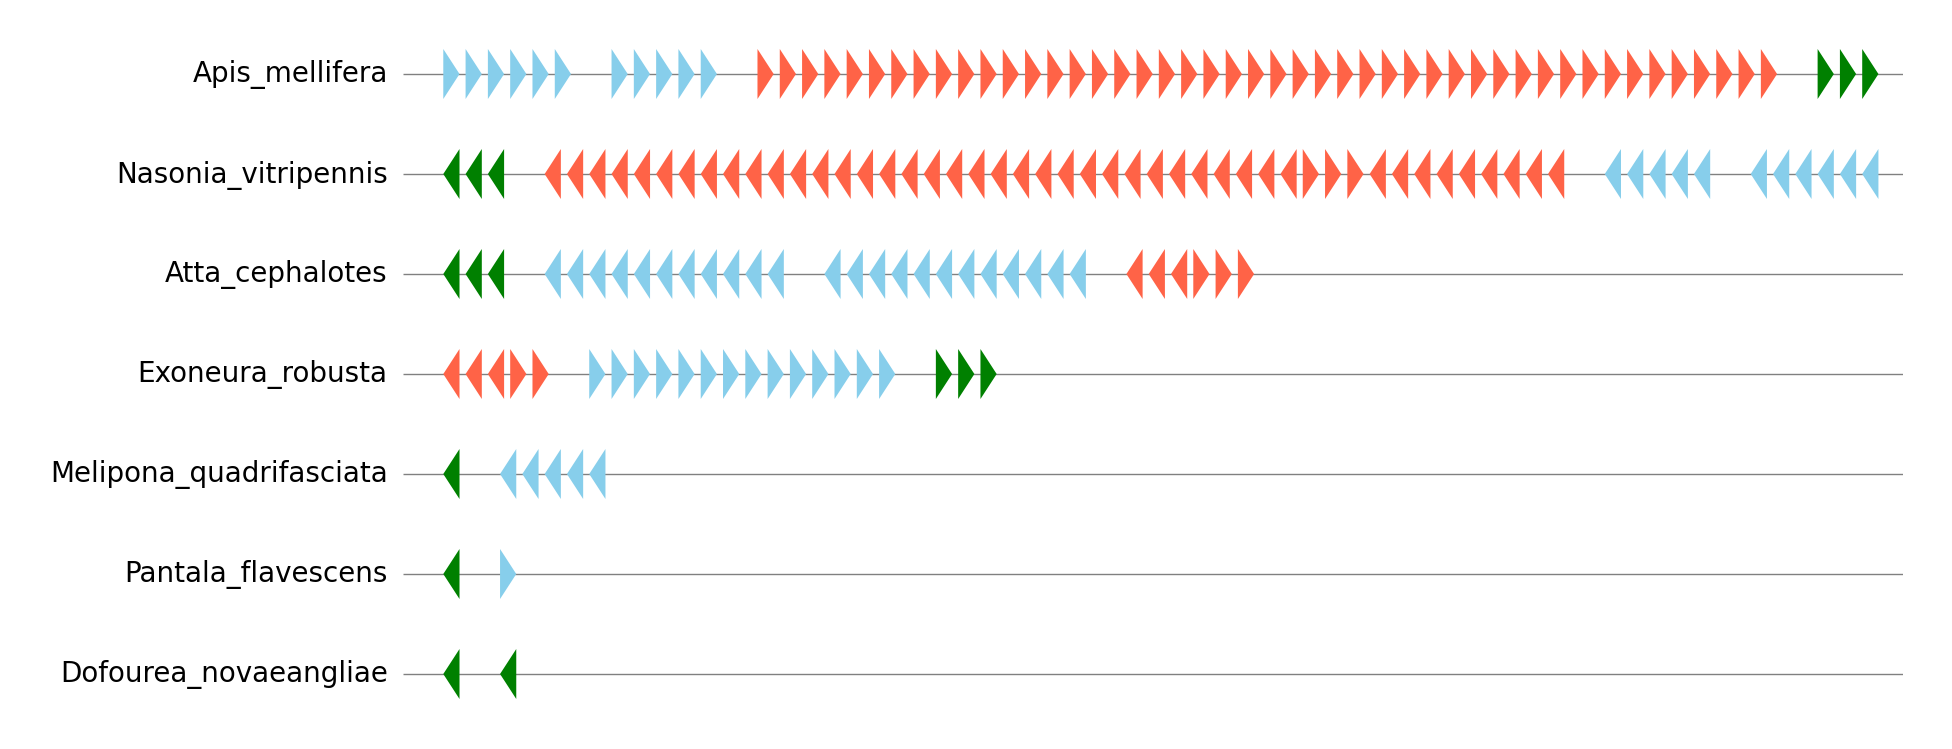

Here is the Python script that generated this plot:
import numpy as np
import csv
import glob

# gaps between the cds and their colors are defined according to the genemap.png
unique_genome = []
gaps = [
    [6, 11, 57, 0],
    [3, 49, 54, 0],
    [3, 14, 26, 0],
    [5, 19, 0],
    [1, 0, 0],
    [1, 0, 0],
    [1, 0, 0]
]
matrix_colors = [
    [0, 800, 800, 3400, 3400, 3700],
    [2900, 3700, 300, 2900, 0, 300],
    [300, 1700, 1700, 3000, 0, 300],
    [400, 1200, 0, 400, 1200, 3000],
    [200, 3000, 0, 0, 0, 200],
    [250, 3000, 0, 0, 0, 250],
    [1, 1, 1, 1, 1, 3000],
]

# get all the regions of reference(Apis melliefera)
matrix = np.array([1, 2, 3])  # genome, start, end
with open('regions/Nasonia_vitripennis.txt', mode ='r')as file:
  csvFile = csv.reader(file)
  for lines in csvFile:
      line = lines[0].split('landmark:')[1]
      line = line.split('_')
      genome = "Apis_mellifera"
      if genome not in unique_genome:
          unique_genome.append(genome)
      start = line[4].split(':')[1]
      end = line[5].split(':')[1]
      new_row = np.array([genome, start, end])
      matrix = np.vstack([matrix, new_row])

# get all the regions of all other species
files = glob.glob("regions/*.txt")
for file in files:
    with open(file, mode='r') as file:
        csvFile = csv.reader(file)
        for lines in csvFile:
            line = lines[0].split('n/a')[1]
            line = line.split()
            genome = file.name.split("\\")[1].split(".")[0]
            if genome not in unique_genome:
                unique_genome.append(genome)
            start = line[1]
            end = line[2]
            new_row = np.array([genome, start, end])
            matrix = np.vstack([matrix, new_row])

def filter_rows_with_same_first_element(element, matrix):
    filtered_rows = []
    for row in matrix:
        if row[0] == element:
            filtered_rows.append(row)
    return filtered_rows

def get_genes_list(element, matrix, number):
    k = 0
    same_first_element_rows = filter_rows_with_same_first_element(element, matrix)
    list_of_genes = ()
    vstart = 100
    vend = 140
    for i in range(len(same_first_element_rows)):
        start = int(same_first_element_rows[i][1])
        end = int(same_first_element_rows[i][2])
        if(start < end):
            strand = 1
        else:
            strand = -1
        new_gene = (vstart, vend, strand)
        if(gaps[number][k] - 1 == i):
            gap = 100
            k = k + 1
        else:
            gap = 15

        list_of_genes = list_of_genes + (new_gene,)
        vstart = vstart + 40 + gap
        vend = vend + 40 + gap

    return list_of_genes

genome_list = [{1:100}]

import matplotlib.colors as colors
colors_list = list(colors._colors_full_map.values())

number = 0
myorder = [0, 5, 1, 3, 4, 6, 2]
unique_genome = [unique_genome[i] for i in myorder]
for genes in unique_genome:
    new_line = {"name": genes, "size": 3700, "cds_list": get_genes_list(genes, matrix, number)}
    genome_list.append(new_line)
    number = number + 1

from pygenomeviz import GenomeViz

gv = GenomeViz(fig_track_height = 0.5)
colors = ("skyblue", "tomato", "green", "grey")

for i in range(1, len(genome_list)):
    name, size, cds_list = genome_list[i].get("name"), genome_list[i].get("size"), genome_list[i].get("cds_list")
    track = gv.add_feature_track(name, size)
    j = 0
    for idx, cds in enumerate(cds_list, 1):
        size = len(cds_list)
        start, end, strand = cds
        point1 = matrix_colors[i - 1][0]
        point2 = matrix_colors[i - 1][1]
        point3 = matrix_colors[i - 1][2]
        point4 = matrix_colors[i - 1][3]
        point5 = matrix_colors[i - 1][4]
        point6 = matrix_colors[i - 1][5]
        color = 0
        if start > point1 and end < point2:
            color = 0
        if start > point3 and end < point4:
            color = 1
        if start > point5 and end < point6:
            color = 2

        track.add_feature(start, end, strand, facecolor=colors[color])
        j = j + 1

gv.savefig("genemap2.png")
